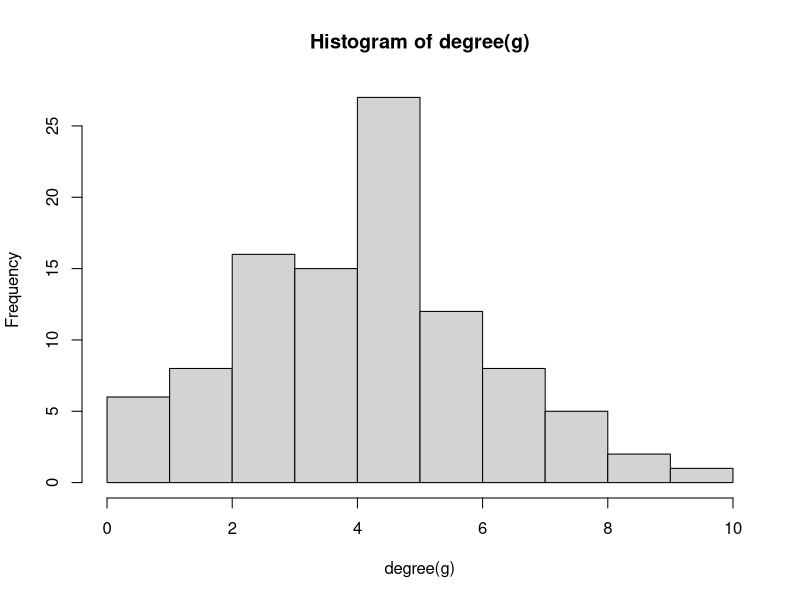
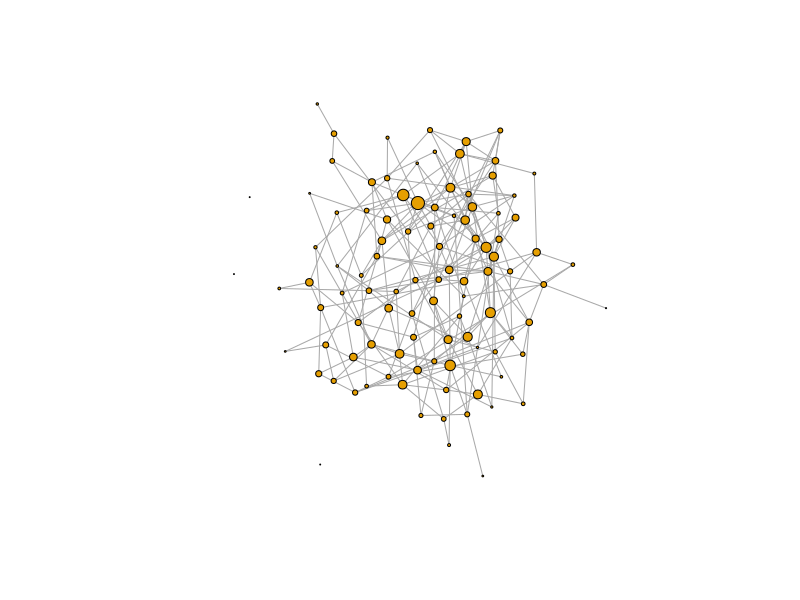

Reproduce these figures in R, in order.
# 1. Plik z rozwiązaniem nazwij mysolution/mysolution1.R (lub inne rozszerzenie, zależnie
# od języka programowania).
# 2. Wygeneruj sieć Erdős-Rényi o stu wierzchołkach i prawdopodobieństwie krawędzi = 0.05.
# 3. Wydrukuj podsumowanie grafu - czy graf jest ważony?
# 4. Wylistuj wszystkie wierzchołki i krawędzie.
# 5. Ustaw wagi wszystkich krawędzi na losowe z zakresu 0.01 do 1
# 6. Wydrukuj ponownie podsumowanie grafu - czy teraz graf jest ważony?
# 7. Jaki jest stopień każdego węzła? Następnie stwórz histogram stopni węzłów.
# 8. Ile jest klastrów (connected components) w grafie?
# 9. Zwizualizuj graf w taki sposób, aby rozmiar węzłów odpowiadał mierze PageRank.


library(igraph)

# 2.
g <- erdos.renyi.game(p.or.m=0.05, n=100)

# 3.
summary(g)

# Graf nie jest ważony - podsumowanie grafu to:

# IGRAPH c43c49b U--- 100 241 -- Erdos-Renyi (gnp) graph
# + attr: name (g/c), type (g/c), loops (g/l), p (g/n)

# Gdyby graf był ważony, na poz. 20. w 1. wierszu byłoby 'W' zamiast '-'.


# 4.
V(g)
E(g)

# 5.
E(g)$weight <- runif(length(E(g)), 0.01, 1)

# 6.
summary(g)
# Po tej operacji graf jest ważony:

# IGRAPH c43c49b U-W- 100 213 -- Erdos-Renyi (gnp) graph
# + attr: name (g/c), type (g/c), loops (g/l), p (g/n), weight (e/n)


# 7.
degree(g)
hist(degree(g))

# 8.
cl <- clusters(g)
cat("Liczba klastrów w grafie:", cl$no, "\n")

# 9.
pr <- page.rank(g)$vector
plot(g, vertex.size=pr*300, vertex.label=NA, edge.arrow.size=.2)
